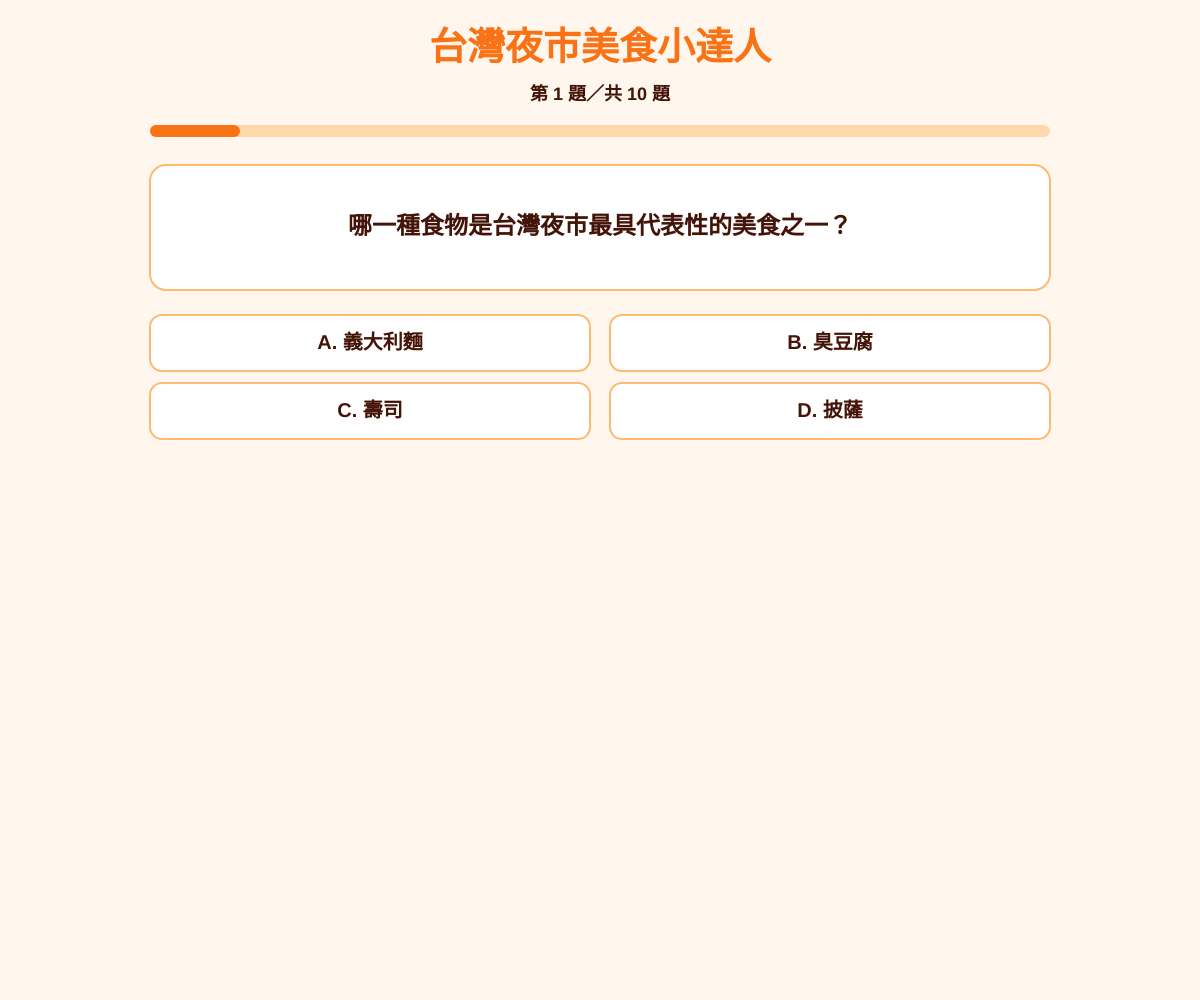
Frame 1 (no input)
Frame 60 (no input): identical to frame 1, image omitted
Frame 120 (the mouse pressed at the canvas centre since frame 60): identical to frame 1, image omitted

The p5.js sketch that drew this single still picture (run headless with seeded random() and noise() and a simulated clock; from frame 60 on, the mouse is pressed at the canvas centre):

// p5.js sketch
// ── sketch.js
// ======================================================
// 台灣夜市美食小達人測驗
// ======================================================

// ------------------------------
// 題目資料
// ------------------------------
var questions = [
  {
    title: "哪一種食物是台灣夜市最具代表性的美食之一？",
    choices: ["義大利麵", "臭豆腐", "壽司", "披薩"],
    answer: 1
  },
  {
    title: "蚵仔煎的主要食材是什麼？",
    choices: ["蚵仔", "雞肉", "牛肉", "玉米"],
    answer: 0
  },
  {
    title: "大腸包小腸中的「大腸」通常是指什麼？",
    choices: ["糯米腸", "香腸", "熱狗", "米粉"],
    answer: 0
  },
  {
    title: "鹽酥雞通常會加入哪一種食材增加香氣？",
    choices: ["九層塔", "薄荷", "迷迭香", "檸檬"],
    answer: 0
  },
  {
    title: "珍珠奶茶中的珍珠主要是用什麼製作？",
    choices: ["糯米", "木薯粉", "麵粉", "玉米粉"],
    answer: 1
  },
  {
    title: "地瓜球主要是使用哪一種食材製作？",
    choices: ["地瓜粉", "麵包粉", "米粉", "豆粉"],
    answer: 0
  },
  {
    title: "哪一種夜市小吃通常會加入花生粉與香菜？",
    choices: ["刈包", "雞排", "糖葫蘆", "蚵仔麵線"],
    answer: 0
  },
  {
    title: "棺材板是哪一個地區的特色小吃？",
    choices: ["台北", "台南", "花蓮", "基隆"],
    answer: 1
  },
  {
    title: "雞排通常是使用雞的哪一個部位？",
    choices: ["雞胸肉", "雞翅", "雞腳", "雞脖子"],
    answer: 0
  },
  {
    title: "糖葫蘆外層通常是什麼？",
    choices: ["巧克力", "糖漿結晶", "奶油", "蜂蜜"],
    answer: 1
  }
];

// ------------------------------
// 測驗狀態
// ------------------------------
var currentQuestion = 0;
var selectedChoice = -1;
var score = 0;
var answered = false;
var finished = false;

// 儲存選項位置
var choiceAreas = [];

// 儲存下一題按鈕位置
var nextButton = {
  x: 0,
  y: 0,
  w: 190,
  h: 50
};

// 儲存重新開始按鈕位置
var restartButton = {
  x: 0,
  y: 0,
  w: 220,
  h: 55
};

// 彩帶資料
var ribbons = [];

// ------------------------------
// 初始化畫布
// ------------------------------
function setup() {
  // 建立全螢幕畫布
  createCanvas(windowWidth, windowHeight);

  // 設定文字水平與垂直置中
  textAlign(CENTER, CENTER);

  // 設定文字粗體
  textStyle(BOLD);

  // 建立彩帶
  createRibbons();
}

// ------------------------------
// 主程式迴圈
// ------------------------------
function draw() {
  // 設定背景顏色
  background("#fff7ed");

  // 判斷是否完成測驗
  if (finished === true) {
    // 顯示最後成績
    drawResultScreen();

    // 成績高於 60% 才顯示彩帶
    if (score / questions.length > 0.6) {
      drawRibbons();
    }
  } else {
    // 顯示題目畫面
    drawQuestionScreen();
  }
}

// ------------------------------
// 取得目前畫面配置
// ------------------------------
function getLayout() {
  // 判斷是否為較矮的視窗
  var compact = height < 700;

  // 判斷是否為非常矮的視窗
  var veryCompact = height < 560;

  // 設定內容寬度
  var contentWidth = min(width - 30, 900);

  // 設定內容左側位置
  var contentX = (width - contentWidth) / 2;

  // 設定標題位置
  var titleY = veryCompact ? 28 : compact ? 38 : 50;

  // 設定進度文字位置
  var progressY = veryCompact ? 58 : compact ? 75 : 95;

  // 設定進度條位置
  var progressBarY = veryCompact ? 78 : compact ? 100 : 125;

  // 設定題目框位置
  var questionBoxY = veryCompact ? 105 : compact ? 135 : 165;

  // 設定題目框高度
  var questionBoxHeight = veryCompact ? 90 : compact ? 105 : 125;

  // 設定題目文字大小
  var questionFontSize = veryCompact ? 16 : compact ? 19 : 24;

  // 設定題目文字行高
  var questionLineHeight = veryCompact ? 23 : compact ? 28 : 34;

  // 設定選項寬度
  var useTwoColumns = width >= 700 && veryCompact === false;

  var choiceWidth = useTwoColumns
    ? (contentWidth - 20) / 2
    : min(contentWidth, 700);

  // 設定選項高度
  var choiceHeight = veryCompact ? 40 : compact ? 48 : 56;

  // 設定選項間距
  var choiceGap = veryCompact ? 7 : 12;

  // 設定選項開始位置
  var choiceStartY =
    questionBoxY +
    questionBoxHeight +
    (veryCompact ? 12 : compact ? 18 : 25);

  // 設定回饋文字位置
  var feedbackY = height - (veryCompact ? 82 : compact ? 90 : 105);

  // 設定下一題按鈕位置
  var buttonY = height - (veryCompact ? 52 : compact ? 60 : 72);

  // 回傳版面設定
  return {
    compact: compact,
    veryCompact: veryCompact,
    contentWidth: contentWidth,
    contentX: contentX,
    titleY: titleY,
    progressY: progressY,
    progressBarY: progressBarY,
    questionBoxY: questionBoxY,
    questionBoxHeight: questionBoxHeight,
    questionFontSize: questionFontSize,
    questionLineHeight: questionLineHeight,
    useTwoColumns: useTwoColumns,
    choiceWidth: choiceWidth,
    choiceHeight: choiceHeight,
    choiceGap: choiceGap,
    choiceStartY: choiceStartY,
    feedbackY: feedbackY,
    buttonY: buttonY
  };
}

// ------------------------------
// 將題目文字分行
// ------------------------------
function wrapText(textValue, maxWidth) {
  // 建立分行陣列
  var lines = [];

  // 建立目前正在組合的文字
  var currentLine = "";

  // 逐字處理中文題目
  for (var i = 0; i < textValue.length; i++) {
    // 取得目前字元
    var character = textValue.charAt(i);

    // 嘗試加入目前文字
    var testLine = currentLine + character;

    // 如果超過最大寬度，就換行
    if (textWidth(testLine) > maxWidth && currentLine !== "") {
      lines.push(currentLine);
      currentLine = character;
    } else {
      currentLine = testLine;
    }
  }

  // 將最後一行加入陣列
  if (currentLine !== "") {
    lines.push(currentLine);
  }

  // 回傳分行結果
  return lines;
}

// ------------------------------
// 在題目框內置中繪製題目
// ------------------------------
function drawCenteredQuestion(textValue, boxX, boxY, boxW, boxH, fontSize, lineHeight) {
  // 設定題目文字大小
  textSize(fontSize);

  // 設定文字粗體
  textStyle(BOLD);

  // 設定文字水平與垂直對齊方式
  textAlign(CENTER, CENTER);

  // 設定左右內距
  var textPadding = 30;

  // 依照題目框寬度自動分行
  var lines = wrapText(textValue, boxW - textPadding * 2);

  // 計算文字總高度
  var totalTextHeight = lines.length * lineHeight;

  // 計算第一行文字中心的 y 位置
  var firstLineY =
    boxY +
    (boxH - totalTextHeight) / 2 +
    lineHeight / 2;

  // 設定文字顏色
  fill("#431407");

  // 逐行繪製文字
  for (var i = 0; i < lines.length; i++) {
    // 計算目前這一行的 y 位置
    var lineY = firstLineY + i * lineHeight;

    // x 固定為畫布中心，確保水平置中
    text(lines[i], width / 2, lineY);
  }
}

// ------------------------------
// 顯示題目畫面
// ------------------------------
function drawQuestionScreen() {
  // 取得目前題目
  var question = questions[currentQuestion];

  // 取得畫面配置
  var layout = getLayout();

  // 顯示主標題
  fill("#f97316");
  noStroke();
  textAlign(CENTER, CENTER);
  textSize(layout.veryCompact ? 24 : layout.compact ? 30 : 38);
  text("台灣夜市美食小達人", width / 2, layout.titleY);

  // 顯示題數
  fill("#431407");
  textSize(layout.veryCompact ? 14 : 18);
  text(
    "第 " + (currentQuestion + 1) + " 題／共 " + questions.length + " 題",
    width / 2,
    layout.progressY
  );

  // 繪製進度條背景
  fill("#fed7aa");
  noStroke();
  rect(
    layout.contentX,
    layout.progressBarY,
    layout.contentWidth,
    12,
    8
  );

  // 繪製目前進度
  fill("#f97316");
  rect(
    layout.contentX,
    layout.progressBarY,
    layout.contentWidth * ((currentQuestion + 1) / questions.length),
    12,
    8
  );

  // ------------------------------
  // 繪製題目框
  // ------------------------------
  fill("#ffffff");
  stroke("#fdba74");
  strokeWeight(2);
  rect(
    layout.contentX,
    layout.questionBoxY,
    layout.contentWidth,
    layout.questionBoxHeight,
    16
  );

  // ------------------------------
  // 繪製置中的題目文字
  // ------------------------------
  noStroke();
  drawCenteredQuestion(
    question.title,
    layout.contentX,
    layout.questionBoxY,
    layout.contentWidth,
    layout.questionBoxHeight,
    layout.questionFontSize,
    layout.questionLineHeight
  );

  // 清空選項位置
  choiceAreas = [];

  // 顯示四個選項
  for (var i = 0; i < question.choices.length; i++) {
    // 設定欄位與列數
    var column = 0;
    var row = i;

    // 寬畫面使用兩欄
    if (layout.useTwoColumns === true) {
      column = i % 2;
      row = floor(i / 2);
    }

    // 計算選項 x 位置
    var optionX = layout.useTwoColumns
      ? layout.contentX + column * (layout.choiceWidth + 20)
      : (width - layout.choiceWidth) / 2;

    // 計算選項 y 位置
    var optionY =
      layout.choiceStartY +
      row * (layout.choiceHeight + layout.choiceGap);

    // 答錯時讓正確答案上下跳動
    if (
      answered === true &&
      selectedChoice !== question.answer &&
      i === question.answer
    ) {
      optionY += sin(frameCount * 0.18) * 7;
    }

    // 儲存選項位置
    choiceAreas.push({
      x: optionX,
      y: optionY,
      w: layout.choiceWidth,
      h: layout.choiceHeight
    });

    // 設定選項背景顏色
    if (answered === true && i === question.answer) {
      // 正確選項使用 #caf0f8
      fill("#caf0f8");
    } else if (
      answered === true &&
      i === selectedChoice &&
      i !== question.answer
    ) {
      // 答錯選項使用淡紅色
      fill("#fecaca");
    } else if (
      answered === true &&
      i === selectedChoice &&
      i === question.answer
    ) {
      // 答對選項使用淡綠色
      fill("#bbf7d0");
    } else {
      // 尚未作答使用白色
      fill("#ffffff");
    }

    // 繪製選項框
    stroke("#fdba74");
    strokeWeight(2);
    rect(
      optionX,
      optionY,
      layout.choiceWidth,
      layout.choiceHeight,
      12
    );

    // 顯示選項文字
    fill("#431407");
    noStroke();
    textAlign(CENTER, CENTER);
    textSize(layout.veryCompact ? 14 : layout.compact ? 17 : 20);
    text(
      String.fromCharCode(65 + i) + ". " + question.choices[i],
      optionX + layout.choiceWidth / 2,
      optionY + layout.choiceHeight / 2
    );
  }

  // 尚未作答時不顯示下一題按鈕
  if (answered === false) {
    return;
  }

  // 顯示答題結果
  if (selectedChoice === question.answer) {
    fill("#15803d");
    textSize(layout.veryCompact ? 15 : 19);
    text("答對了！太棒了！", width / 2, layout.feedbackY);
  } else {
    fill("#dc2626");
    textSize(layout.veryCompact ? 13 : 17);
    text(
      "答錯了！淡藍色並跳動的選項是正確答案。",
      width / 2,
      layout.feedbackY
    );
  }

  // 設定下一題按鈕位置
  nextButton.x = width / 2 - 95;
  nextButton.y = layout.buttonY;
  nextButton.w = 190;
  nextButton.h = 50;

  // 繪製下一題按鈕
  fill("#f97316");
  noStroke();
  rect(
    nextButton.x,
    nextButton.y,
    nextButton.w,
    nextButton.h,
    12
  );

  // 顯示按鈕文字
  fill("#ffffff");
  textSize(layout.veryCompact ? 16 : 20);

  if (currentQuestion === questions.length - 1) {
    text(
      "查看總成績",
      width / 2,
      nextButton.y + nextButton.h / 2
    );
  } else {
    text(
      "下一題",
      width / 2,
      nextButton.y + nextButton.h / 2
    );
  }
}

// ------------------------------
// 顯示成績畫面
// ------------------------------
function drawResultScreen() {
  // 計算成績百分比
  var percentage = (score / questions.length) * 100;

  // 判斷是否為小畫面
  var compact = height < 600;

  // 顯示測驗完成
  fill("#f97316");
  noStroke();
  textAlign(CENTER, CENTER);
  textSize(compact ? 34 : 50);
  text("測驗完成！", width / 2, compact ? 70 : 110);

  // 顯示答對題數
  fill("#431407");
  textSize(compact ? 21 : 30);
  text(
    "你答對了 " + score + "／" + questions.length + " 題",
    width / 2,
    compact ? 135 : 190
  );

  // 顯示百分比
  fill("#f97316");
  textSize(compact ? 52 : 70);
  text(
    percentage + "%",
    width / 2,
    compact ? 220 : 285
  );

  // 顯示成績評語
  if (percentage > 60) {
    fill("#15803d");
    textSize(compact ? 19 : 26);
    text(
      "恭喜你！你是夜市美食小達人！",
      width / 2,
      compact ? 285 : 365
    );
  } else {
    fill("#b45309");
    textSize(compact ? 17 : 23);
    text(
      "再接再厲！繼續探索台灣夜市美食吧！",
      width / 2,
      compact ? 285 : 365
    );
  }

  // 設定重新開始按鈕
  restartButton.w = compact ? 190 : 220;
  restartButton.h = compact ? 46 : 55;
  restartButton.x = width / 2 - restartButton.w / 2;
  restartButton.y = height - (compact ? 75 : 115);

  // 繪製重新開始按鈕
  fill("#f97316");
  noStroke();
  rect(
    restartButton.x,
    restartButton.y,
    restartButton.w,
    restartButton.h,
    14
  );

  // 顯示重新開始文字
  fill("#ffffff");
  textSize(compact ? 18 : 22);
  text(
    "重新開始",
    width / 2,
    restartButton.y + restartButton.h / 2
  );
}

// ------------------------------
// 滑鼠點擊事件
// ------------------------------
function mousePressed() {
  // 處理滑鼠點擊
  handlePointer(mouseX, mouseY);

  // 防止瀏覽器預設行為
  return false;
}

// ------------------------------
// 觸控事件
// ------------------------------
function touchStarted() {
  // 確認是否有觸控點
  if (touches.length > 0) {
    handlePointer(touches[0].x, touches[0].y);
  }

  // 防止手機頁面滑動
  return false;
}

// ------------------------------
// 判斷點擊位置
// ------------------------------
function handlePointer(x, y) {
  // 如果已完成測驗，檢查重新開始按鈕
  if (finished === true) {
    if (
      x >= restartButton.x &&
      x <= restartButton.x + restartButton.w &&
      y >= restartButton.y &&
      y <= restartButton.y + restartButton.h
    ) {
      resetQuiz();
    }

    return;
  }

  // 尚未作答時，檢查選項
  if (answered === false) {
    for (var i = 0; i < choiceAreas.length; i++) {
      var area = choiceAreas[i];

      if (
        x >= area.x &&
        x <= area.x + area.w &&
        y >= area.y &&
        y <= area.y + area.h
      ) {
        chooseAnswer(i);
        return;
      }
    }
  }

  // 已作答時，檢查下一題按鈕
  if (answered === true) {
    if (
      x >= nextButton.x &&
      x <= nextButton.x + nextButton.w &&
      y >= nextButton.y &&
      y <= nextButton.y + nextButton.h
    ) {
      goToNextQuestion();
    }
  }
}

// ------------------------------
// 選擇答案
// ------------------------------
function chooseAnswer(index) {
  // 取得目前題目
  var question = questions[currentQuestion];

  // 紀錄選項
  selectedChoice = index;

  // 設定已作答
  answered = true;

  // 答對時增加分數
  if (index === question.answer) {
    score = score + 1;
  }
}

// ------------------------------
// 前往下一題
// ------------------------------
function goToNextQuestion() {
  // 最後一題完成後顯示成績
  if (currentQuestion === questions.length - 1) {
    finished = true;
    return;
  }

  // 前往下一題
  currentQuestion = currentQuestion + 1;

  // 清除上一題狀態
  selectedChoice = -1;
  answered = false;
}

// ------------------------------
// 重新開始測驗
// ------------------------------
function resetQuiz() {
  // 回到第一題
  currentQuestion = 0;

  // 分數歸零
  score = 0;

  // 清除選項
  selectedChoice = -1;

  // 設定尚未作答
  answered = false;

  // 設定尚未完成
  finished = false;

  // 重新建立彩帶
  createRibbons();
}

// ------------------------------
// 建立彩帶
// ------------------------------
function createRibbons() {
  // 清空彩帶陣列
  ribbons = [];

  // 建立彩帶資料
  for (var i = 0; i < 120; i++) {
    ribbons.push({
      x: random(width),
      y: random(-height, 0),
      w: random(6, 13),
      h: random(10, 22),
      speed: random(2, 6),
      angle: random(TWO_PI),
      rotationSpeed: random(-0.1, 0.1),
      color: random([
        "#ef4444",
        "#f97316",
        "#eab308",
        "#22c55e",
        "#3b82f6",
        "#a855f7",
        "#ec4899"
      ])
    });
  }
}

// ------------------------------
// 繪製彩帶
// ------------------------------
function drawRibbons() {
  // 逐一繪製彩帶
  for (var i = 0; i < ribbons.length; i++) {
    var ribbon = ribbons[i];

    // 彩帶向下移動
    ribbon.y = ribbon.y + ribbon.speed;

    // 彩帶左右擺動
    ribbon.x =
      ribbon.x + sin(frameCount * 0.03 + ribbon.angle) * 0.8;

    // 彩帶旋轉
    ribbon.angle = ribbon.angle + ribbon.rotationSpeed;

    // 超出畫面後重新出現
    if (ribbon.y > height + 30) {
      ribbon.y = random(-100, -20);
      ribbon.x = random(width);
    }

    // 儲存畫布狀態
    push();

    // 移動到彩帶位置
    translate(ribbon.x, ribbon.y);

    // 旋轉彩帶
    rotate(ribbon.angle);

    // 設定彩帶顏色
    fill(ribbon.color);
    noStroke();

    // 以中心點繪製彩帶
    rectMode(CENTER);
    rect(0, 0, ribbon.w, ribbon.h);

    // 還原畫布狀態
    pop();

    // 恢復矩形繪製模式
    rectMode(CORNER);
  }
}

// ------------------------------
// 視窗大小改變事件
// ------------------------------
function windowResized() {
  // 重新調整畫布大小
  resizeCanvas(windowWidth, windowHeight);

  // 重新建立彩帶
  createRibbons();
}
